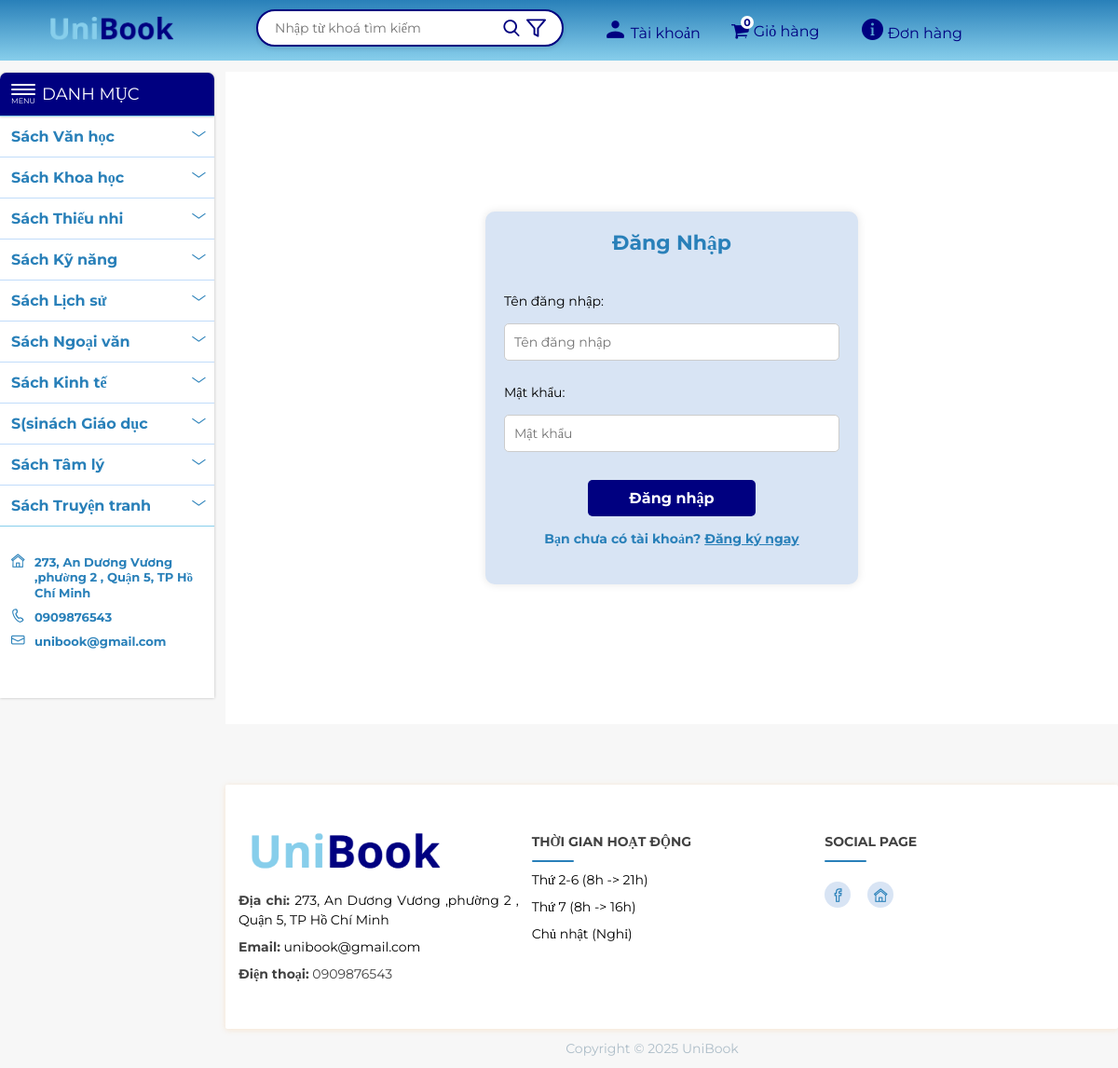
Page /user/controller/index.php?pg=dangnhap on the committed database.
### tables this page shows
CREATE TABLE `danhmuc` (
  `iddanhmuc` int(11) NOT NULL,
  `tendanhmuc` varchar(255) NOT NULL,
  `trangthai` int(11) NOT NULL DEFAULT 1
);

CREATE TABLE `thongtincuahang` (
  `idthongtin` int(11) NOT NULL,
  `diachi` varchar(255) NOT NULL,
  `sodienthoai` varchar(20) NOT NULL,
  `email` varchar(255) NOT NULL,
  `facebook` varchar(255) DEFAULT NULL,
  `tiktok` varchar(255) DEFAULT NULL,
  `tenNH` varchar(255) NOT NULL,
  `stk` varchar(255) NOT NULL,
  `tenChuTK` varchar(255) NOT NULL,
  `anhQrCk` varchar(255) NOT NULL
);

### user/controller/MenuController.php (called while the page is built, shortened)
<?php
function getDanhMucList() {
    $conn = connectdb();
    $query = "SELECT * FROM danhmuc WHERE trangthai = 1";
    $stmt = $conn->prepare($query);
    $stmt->execute();
    return $stmt->fetchAll(PDO::FETCH_ASSOC);
}
$danhmuc_list = getDanhMucList();
?>

### model/thongtin.php (called while the page is built)
<?php
function getThongTin() {
    $db = connectdb();
    $query = $db->prepare("SELECT * FROM thongtincuahang WHERE idthongtin = 1");
    $query->execute();
    return $query->fetch(PDO::FETCH_ASSOC);
}
?>

### user/view/menu.php (the view, shortened to what this page needs)
<?php
include_once '../controller/menucontroller.php';
?>
<article class="container block-content">
            <div class="flex-item">
                <aside class="cch-navmenu">
                    <div class="top-cch-navmenu">
                        <div class="box-icon-menu">
                            <span></span>
                            <span></span>
                            <span></span>
                            <p>MENU</p>
                        </div>
                        <p>DANH MỤC</p>
                    </div>
                    <div class="block-show-menu">
                        <div class="block-sub-cate">
                        <ul class="block-sub-cate-parent">
    <?php foreach ($danhmuc_list as $danhmuc): ?>
        <li>
        <a href="../controller/index.php?pg=sanpham&iddanhmuc=<?php echo $danhmuc['iddanhmuc']; ?>">
           <?php echo htmlspecialchars($danhmuc['tendanhmuc']); ?>
                <?php
                $subCategories = getSubCategories($danhmuc['iddanhmuc']);
                if (!empty($subCategories)) {
                    echo '<i class="icon-btn-next"></i>';
                }
                ?>
            </a>
        </li>
    <?php endforeach; ?>
</ul>
                            <div class="share-social">
                                <p class="address"><i class="icon-home"></i><?php echo $thongtin['diachi']; ?></p>
                                <p class="address"><i class="icon-phone"></i><?php echo $thongtin['sodienthoai']; ?> </p>
                                <p class="address"><i class="icon-mail"></i><?php echo $thongtin['email']; ?></p>
                            </div>
                        </div>
                    </div>
                </aside>

### user/view/header.php (shortened to what this page needs)
<!DOCTYPE html>
<html lang="en">
<head>
    <link rel="stylesheet" type="text/css" href="../view/resources/style/style.css" />
    <link rel="stylesheet" type="text/css" href="../view/resources/slick/slick-theme.css" />
    <link rel="stylesheet" type="text/css" href="../view/resources/slick/slick.css" />
    <link rel="stylesheet" type="text/css" href="../view/resources/style/moblie.css" />
    <link rel="stylesheet" href="../view/resources/style/perfect-scrollbar.css">
</head>
<body class="mrtung">
    <div class="wrapper">
        <header>
            <div class="container block-top-menu">
                <div class="flex-item box-block-top-menu">
                    <div class="block-logo">
                        <a href="../controller/index.php">
                            <img src="../view/resources/images/logonew.png" alt="">
                        </a>
                    </div>
                    <div class="block-search">
                        <div class="box-block-search">
                            <form action="../controller/index.php" method="get">
                                <div class="search-container" style="position: relative;">
                                    <input type="text" name="keyword" class="search-input" placeholder="Nhập từ khoá tìm kiếm" value="<?php echo isset($_GET['keyword']) ? htmlspecialchars($_GET['keyword']) : ''; ?>">
                                    <button type="submit" class="icon-search">
                                    </button>
                                    <button type="button" class="filter-button" id="filter-icon" title="Lọc tìm kiếm">
                                        <svg xmlns="http://www.w3.org/2000/svg" width="24" height="24" viewBox="0 0 24 24" fill="none" stroke="currentColor" stroke-width="2" stroke-linecap="round" stroke-linejoin="round">
                                            <polygon points="22 3 2 3 10 12.46 10 19 14 21 14 12.46 22 3"></polygon>
                                        </svg>
                                    </button>
                                </div>
                            </form>
                        </div>
                    </div>
                    <div class="block-contact">
                        <i class=""><img src="../view/resources/images/icon/user.png" alt="" /></i>
                        <?php
                        if (isset($_SESSION['username']) && !empty($_SESSION['username'])) {
                            echo ' <span><a href="../controller/index.php?pg=thongtintaikhoan">' . $_SESSION['username'] . '</a></span>';
                        } else {
                            echo ' <span>Tài khoản</span>
                                  <div class="block-open-user">
                                      <ul>
                                          <li class="auth-item"><a href="../controller/index.php?pg=dangnhap"> Đăng nhập</a></li>
                                          <li class="auth-item"> <a href="../controller/index.php?pg=dangki">Đăng ký</a> </li>
                                      </ul>
                                  </div>';
                        }
                        ?>
                    </div>
                    <div class="block-card" id="block-card">
                        <i class="icon-cart-bold"><span id="cart-count">0</span></i>
                        <span>Giỏ hàng</span>
                    </div>
                    <div class="block-info">
                        <i class=""><img src="../view/resources/images/icon/icon_info.png" alt="" /></i>
                        <a href="../controller/index.php?pg=donhang"><span>Đơn hàng</span></a>
                    </div>
                    <?php
                    echo '<div class="block-logout">';
                    echo '</div>';
                    ?>
                </div>
            </div>
        </header>

### user/controller/index.php (shortened to what this page needs)
<?php
include_once "../../model/thongtin.php";
include '../view/header.php';
$thongtin = getThongTin();
$page = isset($_GET['pg']) ? htmlspecialchars($_GET['pg']) : null;
switch ($page) {
    case 'dangnhap':
        include '../view/menu.php';
        include_once "../view/login.php";
        break;
}
include '../view/footer.php';
?>

### user/view/login.php (shortened to what this page needs)
<aside class="block-main-content">
    <div class="box-block-main-content">
        <div class="login-register">
            <div class="login-container">
                <h2>Đăng Nhập</h2>
                <form action="index.php?pg=dangnhap" method="POST">
                    <label for="login-username">Tên đăng nhập:</label>
                    <input type="text" id="login-username" name="username"
                        value="<?= htmlspecialchars($_POST['username'] ?? '') ?>"
                        placeholder="Tên đăng nhập" required>
                    <label for="login-password">Mật khẩu:</label>
                    <input type="password" id="login-password" name="password"
                        value="<?= htmlspecialchars($_POST['password'] ?? '') ?>"
                        placeholder="Mật khẩu" required>
                    <button type="submit" name="login" value="Đăng nhập">Đăng nhập</button>
                </form>
                <span>Bạn chưa có tài khoản? <a href="index.php?pg=dangki" class="register-link">Đăng ký
                        ngay</a></span>
            </div>
        </div>
    </div>
</aside>
</div>

### user/view/footer.php (shortened to what this page needs)
<footer>
                <div class="flex-item block-footer">
                    <div class="box-item-footer">
                        <div class="logo-footer">
                            <a href="">
                                <img src="../view/resources/images/logonew.png" alt="">
                            </a>
                        </div>
                        <p><b>Địa chỉ: </b><?php echo $thongtin['diachi']; ?></p>
                        <p><b>Email:</b> <?php echo $thongtin['email']; ?> </p>
                        <p><b>Điện thoại:</b> <a href="tel:<?php echo $thongtin['sodienthoai']; ?>"><?php echo $thongtin['sodienthoai']; ?> </a></p>
                    </div>
                    <div class="box-item-footer">
                        <h3 class="title-footer">Thời gian hoạt động</h3>
                        <p>Thứ 2-6 (8h -> 21h)</p>
                        <p>Thứ 7 (8h -> 16h)</p>
                        <p>Chủ nhật (Nghỉ)</p>
                    </div>
                    <div class="box-item-footer">
                    <ul class="social-footer">
                            <h3 class="title-footer">SOCIAL PAGE</h3>
                            <li>
                                <a href="<?php echo $thongtin['facebook']; ?>" target="_blank">
                                    <i class="icon-facebook"></i>
                                </a>
                            </li>
                            <li>
                                <a href="<?php echo $thongtin['tiktok']; ?>" target="_blank">
                                <i class="icon-home"></i>
                                </a>
                            </li>
                        </ul>
                    </div>
                </div>
            </footer>
            <div class="coopy-right">
                <p>Copyright © 2025 UniBook</p>
            </div>
        </article>
    </div>
</body>
</html>

### user/view/resources/style/perfect-scrollbar.css (style rules this page uses)
.ps-container { -ms-touch-action: none; touch-action: none; overflow: hidden !important; -ms-overflow-style: none; }

### rows in the picture
danhmuc: tendanhmuc "Sách Văn học"
danhmuc: tendanhmuc "Sách Khoa học"
danhmuc: tendanhmuc "Sách Thiếu nhi"
danhmuc: tendanhmuc "Sách Kỹ năng"
danhmuc: tendanhmuc "Sách Lịch sử"
danhmuc: tendanhmuc "Sách Ngoại văn"
danhmuc: tendanhmuc "Sách Kinh tế"
danhmuc: tendanhmuc "S(sinách Giáo dục"
danhmuc: tendanhmuc "Sách Tâm lý"
danhmuc: tendanhmuc "Sách Truyện tranh"
thongtincuahang: diachi "273, An Dương Vương ,phường 2 , Quận 5, TP Hồ Chí Minh", sodienthoai "0909876543", email "unibook@gmail.com"
